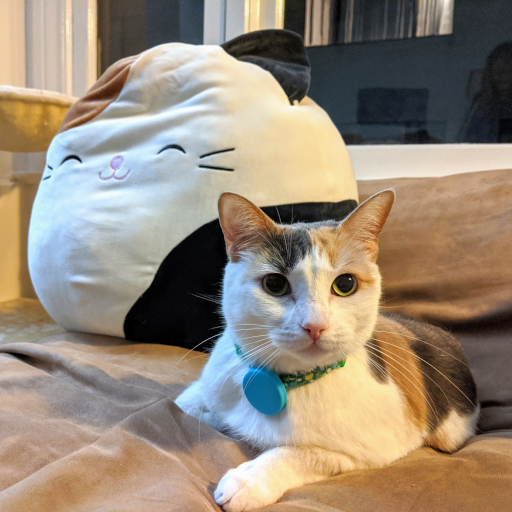
#> input picture target-image.png, 512 x 512 px
$ python lol.py
#> lines starting #> are read from the running program, lines starting #| are printed output that depends on the picture
### ps_lib.py
from pathlib import Path
from typing import Union

import numpy as np
from PIL import Image

__all__ = ['read_image', 'write_image']

#------------------------------------------------------------------------------

def read_image(path: Union[Path, str]) -> np.ndarray:
    '''
    Read a PNG or JPG image an array of linear RGB radiance values ∈ [0,1].
    '''
#> called with path = 'target-image.png'
    return (np.float32(Image.open(path)) / 255)**2.2
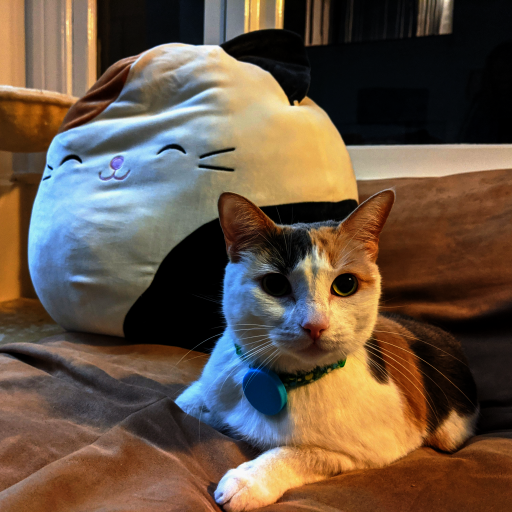
#> returned value: shape (512, 512, 3) float32; mean of channels 0, 1, 2 0.404, 0.331, 0.267; drawn as R, G, B


def write_image(path: Union[Path, str], image: np.ndarray) -> None:
    '''
    Write an array of linear RGB radiance values ∈ [0,1] as a PNG or JPG image.
    '''
#> called with path = 'cat_jpeg_PIL.jpg'
    Image.fromarray(np.uint8(255 * image.clip(0, 1)**(1/2.2))).save(path, quality=50)

### lol.py
import ps_lib as ps

if __name__ == '__main__':
    img_path = "target-image.png"
    img = ps.read_image(img_path)
    ps.write_image("cat_jpeg_PIL.jpg", img)
    # ps.write_image("head.png", dog[0:200,100:400])
    print("yuh")

$ run again, with cat_0.png copied over target-image.png
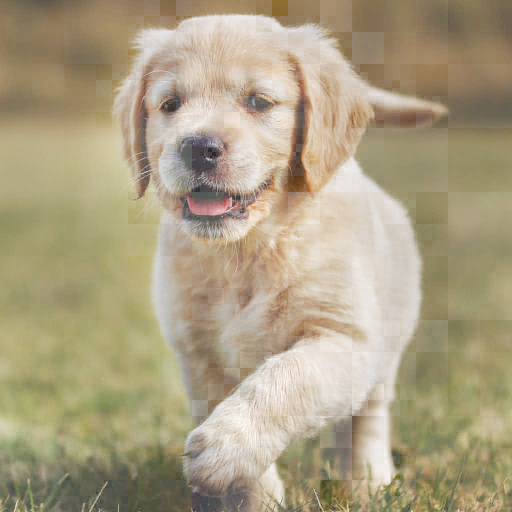
#> input picture cat_0.png, 512 x 512 px
#> in read_image, `return (np.float32(Image.open(path)) / 255)**2.2`:
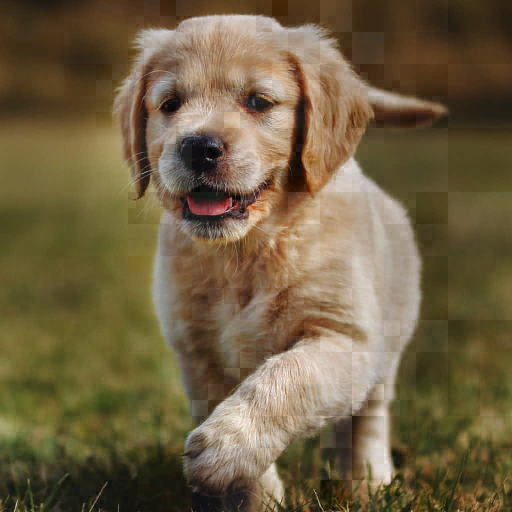
#> returned value: shape (512, 512, 3) float32; mean of channels 0, 1, 2 0.446, 0.383, 0.265; drawn as R, G, B
